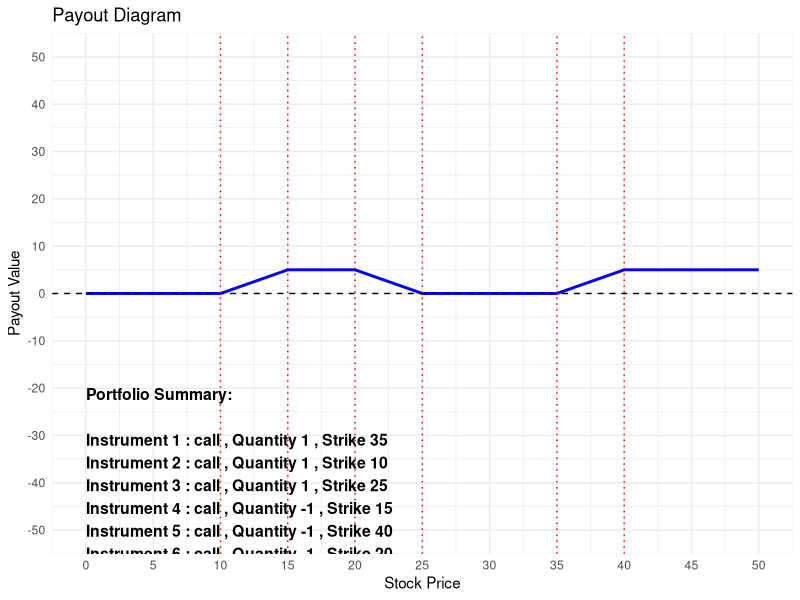

Recreate this plot in R.
# Load necessary library
library(ggplot2)

# Function to calculate the payoff of an individual financial instrument
financial_payoff <- function(stock_price, strike_price, type, position) {
  # type: "call", "put", "forward", "bond", or "share"
  # position: 1 for long, -1 for short
  if (type == "call") {
    payoff <- pmax(stock_price - strike_price, 0) * position
  } else if (type == "put") {
    payoff <- pmax(strike_price - stock_price, 0) * position
  } else if (type == "forward") {
    payoff <- (stock_price - strike_price) * position
  } else if (type == "bond") {
    payoff <- strike_price * position # For bonds, strike_price represents the payment
  } else if (type == "share") {
    # Ignore strike_price for shares
    payoff <- stock_price * position
  } else {
    stop("Invalid type. Use 'call', 'put', 'forward', 'bond', or 'share'.")
  }
  return(payoff)
}

# Function to calculate total payout for a portfolio of instruments
portfolio_payout <- function(stock_prices, portfolio) {
  # portfolio: a data frame with columns: "strike_price", "type", "position"
  total <- rep(0, length(stock_prices))
  for (i in 1:nrow(portfolio)) {
    total <- total + financial_payoff(stock_prices, portfolio$strike_price[i], 
                                      portfolio$type[i], portfolio$position[i])
  }
  return(total)
}

# Define a range of stock prices
stock_prices <- seq(0, 50, by = 1)

##################### Define a portfolio ####################
portfolio <- data.frame(
  strike_price = c(35,10,25,15,40,20),  # Strike prices; NA for shares
  type = c("call", "call","call", "call","call", "call"),  # Type of instrument
  position = c(1, 1, 1,-1,-1,-1)  # Position: 1 for long, -1 for short
)

# Calculate the total payout for the portfolio
payouts <- portfolio_payout(stock_prices, portfolio)

# Create a data frame for plotting
plot_data <- data.frame(stock_price = stock_prices, payout = payouts)

# Create the summary label dynamically
summary_text <- "Portfolio Summary:\n"
for (i in 1:nrow(portfolio)) {
  strike_text <- ifelse(is.na(portfolio$strike_price[i]), "N/A", portfolio$strike_price[i])
  instrument_text <- paste(
    "Instrument", i, ":", portfolio$type[i], 
    ", Quantity", portfolio$position[i], 
    ", Strike", strike_text
  )
  summary_text <- paste(summary_text, instrument_text, sep = "\n")
}

# Plot the payout diagram
ggplot(plot_data, aes(x = stock_price, y = payout)) +
  geom_line(color = "blue", size = 1) +
  geom_hline(yintercept = 0, linetype = "dashed") +
  geom_vline(xintercept = na.omit(portfolio$strike_price), linetype = "dotted", color = "red") +
  scale_x_continuous(limits = c(0, 50), breaks = seq(0, 50, by = 5)) +
  scale_y_continuous(limits = c(-50, 50), breaks = seq(-50, 50, by = 10)) +
  labs(title = "Payout Diagram", x = "Stock Price", y = "Payout Value") +
  theme_minimal() +
  annotate(
    "text", x = 0, y = -20, label = summary_text, size = 4, hjust = 0, vjust = 1,
    color = "black", fontface = "bold", lineheight = 1.2
  )
